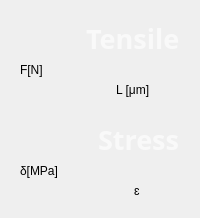
        <widget class="QWidget" name="widget_2" native="true">
         <layout class="QVBoxLayout" name="verticalLayout">
          <item>
           <widget class="QWidget" name="StressGraph" native="true">
            <property name="styleSheet">
             <string notr="true"/>
            </property>
            <layout class="QGridLayout" name="gridLayout_7">
             <item row="1" column="0">
              <widget class="QLabel" name="label_14">
               <property name="text">
                <string>F[N]</string>
               </property>
              </widget>
             </item>
             <item row="1" column="1">
              <widget class="QLabel" name="label_10">
               <property name="text">
                <string>&lt;html&gt;&lt;head/&gt;&lt;body&gt;&lt;p&gt;&lt;img src=&quot;:/newPrefix/Graph.png&quot;/&gt;&lt;img src=&quot;:/newPrefix/Graph.png&quot;/&gt;&lt;img src=&quot;:/newPrefix/Graph.png&quot;/&gt;&lt;/p&gt;&lt;/body&gt;&lt;/html&gt;</string>
               </property>
              </widget>
             </item>
             <item row="0" column="1" alignment="Qt::AlignHCenter">
              <widget class="QLabel" name="label_16">
               <property name="palette">
                <palette>
                 <active>
                  <colorrole role="WindowText">
                   <brush brushstyle="SolidPattern">
                    <color alpha="255">
                     <red>249</red>
                     <green>249</green>
                     <blue>249</blue>
                    </color>
                   </brush>
                  </colorrole>
                  <colorrole role="Text">
                   <brush brushstyle="SolidPattern">
                    <color alpha="255">
                     <red>249</red>
                     <green>249</green>
                     <blue>249</blue>
                    </color>
                   </brush>
                  </colorrole>
                  <colorrole role="ButtonText">
                   <brush brushstyle="SolidPattern">
                    <color alpha="255">
                     <red>249</red>
                     <green>249</green>
                     <blue>249</blue>
                    </color>
                   </brush>
                  </colorrole>
                  <colorrole role="PlaceholderText">
                   <brush brushstyle="NoBrush">
                    <color alpha="128">
                     <red>249</red>
                     <green>249</green>
                     <blue>249</blue>
                    </color>
                   </brush>
                  </colorrole>
                 </active>
                 <inactive>
                  <colorrole role="WindowText">
                   <brush brushstyle="SolidPattern">
                    <color alpha="255">
                     <red>249</red>
                     <green>249</green>
                     <blue>249</blue>
                    </color>
                   </brush>
                  </colorrole>
                  <colorrole role="Text">
                   <brush brushstyle="SolidPattern">
                    <color alpha="255">
                     <red>249</red>
                     <green>249</green>
                     <blue>249</blue>
                    </color>
                   </brush>
                  </colorrole>
                  <colorrole role="ButtonText">
                   <brush brushstyle="SolidPattern">
                    <color alpha="255">
                     <red>249</red>
                     <green>249</green>
                     <blue>249</blue>
                    </color>
                   </brush>
                  </colorrole>
                  <colorrole role="PlaceholderText">
                   <brush brushstyle="NoBrush">
                    <color alpha="128">
                     <red>249</red>
                     <green>249</green>
                     <blue>249</blue>
                    </color>
                   </brush>
                  </colorrole>
                 </inactive>
                 <disabled>
                  <colorrole role="WindowText">
                   <brush brushstyle="SolidPattern">
                    <color alpha="255">
                     <red>249</red>
                     <green>249</green>
                     <blue>249</blue>
                    </color>
                   </brush>
                  </colorrole>
                  <colorrole role="Text">
                   <brush brushstyle="SolidPattern">
                    <color alpha="255">
                     <red>249</red>
                     <green>249</green>
                     <blue>249</blue>
                    </color>
                   </brush>
                  </colorrole>
                  <colorrole role="ButtonText">
                   <brush brushstyle="SolidPattern">
                    <color alpha="255">
                     <red>249</red>
                     <green>249</green>
                     <blue>249</blue>
                    </color>
                   </brush>
                  </colorrole>
                  <colorrole role="PlaceholderText">
                   <brush brushstyle="NoBrush">
                    <color alpha="128">
                     <red>249</red>
                     <green>249</green>
                     <blue>249</blue>
                    </color>
                   </brush>
                  </colorrole>
                 </disabled>
                </palette>
               </property>
               <property name="font">
                <font>
                 <family>Yrsa Light</family>
                </font>
               </property>
               <property name="text">
                <string>&lt;html&gt;&lt;head/&gt;&lt;body&gt;&lt;p&gt;&lt;span style=&quot; font-size:20pt; font-weight:600;&quot;&gt;Tensile&lt;/span&gt;&lt;/p&gt;&lt;/body&gt;&lt;/html&gt;</string>
               </property>
              </widget>
             </item>
             <item row="2" column="1" alignment="Qt::AlignHCenter">
              <widget class="QLabel" name="label_15">
               <property name="maximumSize">
                <size>
                 <width>16777215</width>
                 <height>30</height>
                </size>
               </property>
               <property name="text">
                <string>L [μm]</string>
               </property>
              </widget>
             </item>
            </layout>
           </widget>
          </item>
          <item>
           <widget class="QWidget" name="ForceGraph" native="true">
            <property name="styleSheet">
             <string notr="true"/>
            </property>
            <layout class="QGridLayout" name="gridLayout_6">
             <item row="1" column="0">
              <widget class="QLabel" name="label_1">
               <property name="text">
                <string>δ[MPa]</string>
               </property>
              </widget>
             </item>
             <item row="2" column="1" alignment="Qt::AlignHCenter">
              <widget class="QLabel" name="label_12">
               <property name="maximumSize">
                <size>
                 <width>16777215</width>
                 <height>30</height>
                </size>
               </property>
               <property name="text">
                <string>ɛ </string>
               </property>
              </widget>
             </item>
             <item row="1" column="1">
              <widget class="QLabel" name="label_11">
               <property name="text">
                <string>&lt;html&gt;&lt;head/&gt;&lt;body&gt;&lt;p&gt;&lt;img src=&quot;:/newPrefix/Graph.png&quot;/&gt;&lt;img src=&quot;:/newPrefix/Graph.png&quot;/&gt;&lt;img src=&quot;:/newPrefix/Graph.png&quot;/&gt;&lt;/p&gt;&lt;/body&gt;&lt;/html&gt;</string>
               </property>
              </widget>
             </item>
             <item row="0" column="1" alignment="Qt::AlignHCenter">
              <widget class="QLabel" name="label_13">
               <property name="palette">
                <palette>
                 <active>
                  <colorrole role="WindowText">
                   <brush brushstyle="SolidPattern">
                    <color alpha="255">
                     <red>249</red>
                     <green>249</green>
                     <blue>249</blue>
                    </color>
                   </brush>
                  </colorrole>
                  <colorrole role="Text">
                   <brush brushstyle="SolidPattern">
                    <color alpha="255">
                     <red>249</red>
                     <green>249</green>
                     <blue>249</blue>
                    </color>
                   </brush>
                  </colorrole>
                  <colorrole role="ButtonText">
                   <brush brushstyle="SolidPattern">
                    <color alpha="255">
                     <red>249</red>
                     <green>249</green>
                     <blue>249</blue>
                    </color>
                   </brush>
                  </colorrole>
                  <colorrole role="PlaceholderText">
                   <brush brushstyle="NoBrush">
                    <color alpha="128">
                     <red>249</red>
                     <green>249</green>
                     <blue>249</blue>
                    </color>
                   </brush>
                  </colorrole>
                 </active>
                 <inactive>
                  <colorrole role="WindowText">
                   <brush brushstyle="SolidPattern">
                    <color alpha="255">
                     <red>249</red>
                     <green>249</green>
                     <blue>249</blue>
                    </color>
                   </brush>
                  </colorrole>
                  <colorrole role="Text">
                   <brush brushstyle="SolidPattern">
                    <color alpha="255">
                     <red>249</red>
                     <green>249</green>
                     <blue>249</blue>
                    </color>
                   </brush>
                  </colorrole>
                  <colorrole role="ButtonText">
                   <brush brushstyle="SolidPattern">
                    <color alpha="255">
                     <red>249</red>
                     <green>249</green>
                     <blue>249</blue>
                    </color>
                   </brush>
                  </colorrole>
                  <colorrole role="PlaceholderText">
                   <brush brushstyle="NoBrush">
                    <color alpha="128">
                     <red>249</red>
                     <green>249</green>
                     <blue>249</blue>
                    </color>
                   </brush>
                  </colorrole>
                 </inactive>
                 <disabled>
                  <colorrole role="WindowText">
                   <brush brushstyle="SolidPattern">
                    <color alpha="255">
                     <red>249</red>
                     <green>249</green>
                     <blue>249</blue>
                    </color>
                   </brush>
                  </colorrole>
                  <colorrole role="Text">
                   <brush brushstyle="SolidPattern">
                    <color alpha="255">
                     <red>249</red>
                     <green>249</green>
                     <blue>249</blue>
                    </color>
                   </brush>
                  </colorrole>
                  <colorrole role="ButtonText">
                   <brush brushstyle="SolidPattern">
                    <color alpha="255">
                     <red>249</red>
                     <green>249</green>
                     <blue>249</blue>
                    </color>
                   </brush>
                  </colorrole>
                  <colorrole role="PlaceholderText">
                   <brush brushstyle="NoBrush">
                    <color alpha="128">
                     <red>249</red>
                     <green>249</green>
                     <blue>249</blue>
                    </color>
                   </brush>
                  </colorrole>
                 </disabled>
                </palette>
               </property>
               <property name="font">
                <font>
                 <family>Yrsa Light</family>
                 <underline>false</underline>
                </font>
               </property>
               <property name="text">
                <string>&lt;html&gt;&lt;head/&gt;&lt;body&gt;&lt;p&gt;&lt;span style=&quot; font-size:20pt; font-weight:600;&quot;&gt;Stress&lt;/span&gt;&lt;/p&gt;&lt;/body&gt;&lt;/html&gt;</string>
               </property>
              </widget>
             </item>
            </layout>
           </widget>
          </item>
         </layout>
        </widget>
